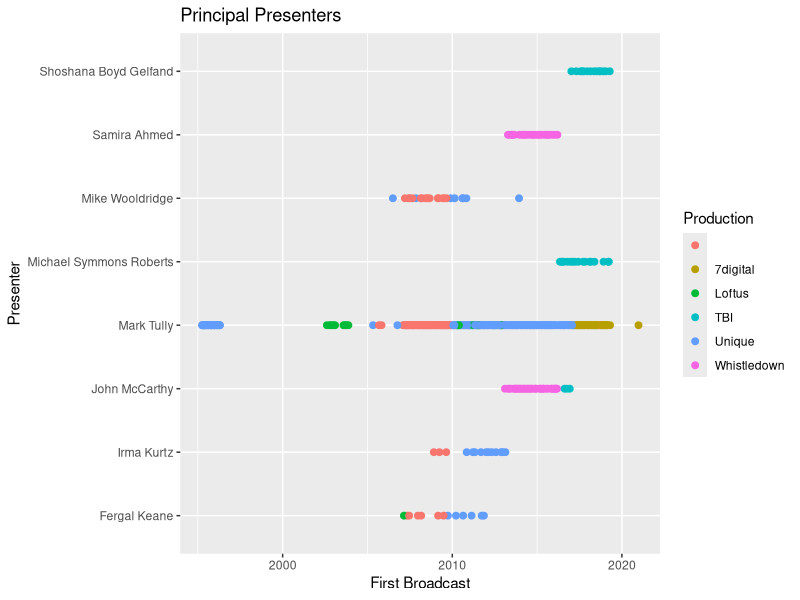

R code for this plot:
## ---- chunk 1
df_su <- read.csv("su.csv")
## ---- chunk 2
library(magrittr)
library(dplyr)
library(ggplot2)

df1 <- df_su[df_su$Presenter != "",] %>%
    select(Presenter, Production, First.broadcast)
df2 <- df1 %>% 
    group_by(Presenter) %>%
    summarise(Episodes=n())
dfm <- merge(x = df2[df2$Episodes > 11,], y = df1, by = "Presenter")
ggplot(dfm[dfm$Presenter != "",], aes(x = as.Date(First.broadcast, format = "%d/%m/%Y"), y = Presenter, colour = Production))  + 
  geom_point(size = 2) +
  labs(x = "First Broadcast", y = "Presenter") +
  ggtitle("Principal Presenters")

knitr::kable(df2[df2$Episodes < 12,], caption="*Something Understood*, other presenters")
